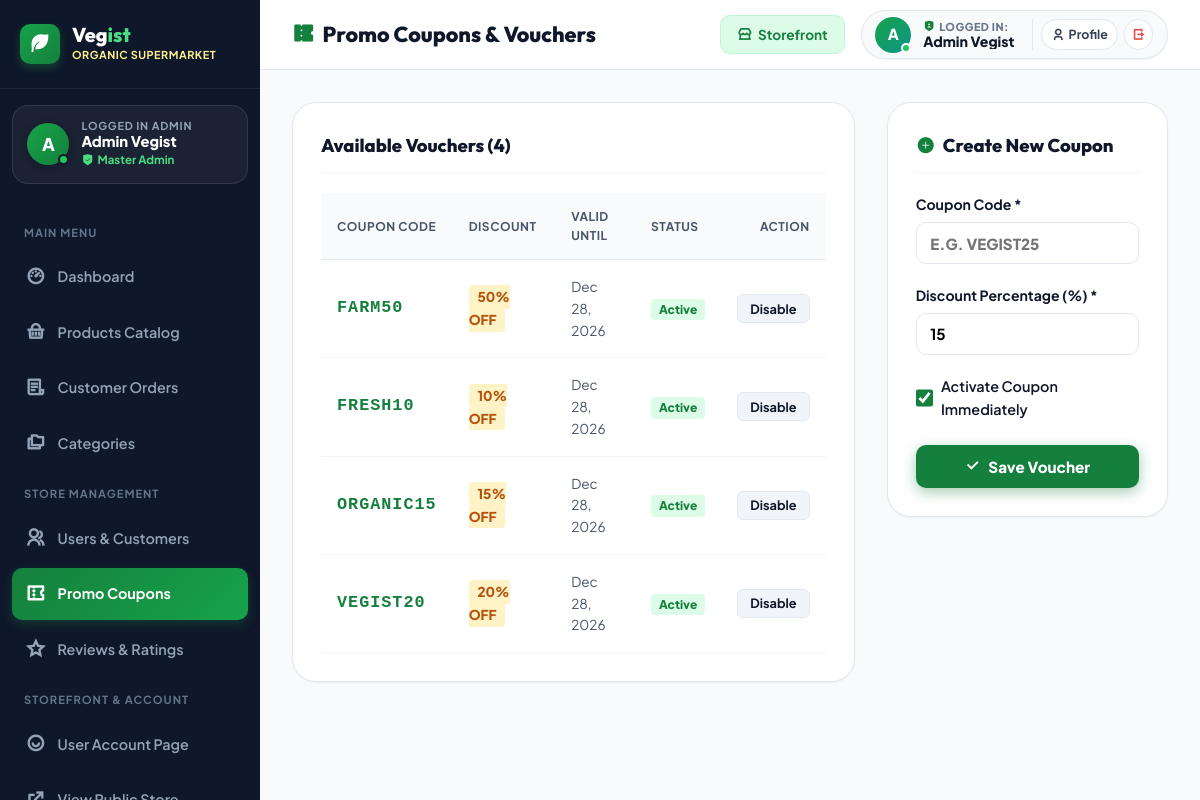
Page /dashboard/coupons/ (signed in) on the committed database.
### cart/models.py (models this page shows, shortened)
class Coupon(models.Model):
    code = models.CharField(max_length=50, unique=True)
    discount_percent = models.IntegerField(default=10, help_text="Percentage off, e.g. 20 for 20%")
    active = models.BooleanField(default=True)
    valid_from = models.DateTimeField(default=timezone.now)
    valid_to = models.DateTimeField(null=True, blank=True)

### dashboard/views.py (the view, shortened to what this page needs)
# urls.py: path('coupons/', views.coupons_list, name='coupons_list'),
@admin_required
def coupons_list(request):
    coupons = Coupon.objects.all().order_by('-id')
    return render(request, 'dashboard/coupons.html', {
        'active_menu': 'coupons',
        'coupons': coupons,
    })

### accounts/context_processors.py (called while the page is built)
def wishlist_context(request):
    wishlist_ids = []
    if request.user.is_authenticated:
        wishlist_ids = list(WishlistItem.objects.filter(user=request.user).values_list('product_id', flat=True))
    elif request.session.session_key:
        wishlist_ids = list(WishlistItem.objects.filter(session_key=request.session.session_key).values_list('product_id', flat=True))
    return {
        'wishlist_count': len(wishlist_ids),
        'wishlist_ids': wishlist_ids
    }

### cart/cart.py (called while the page is built, shortened)
    def __len__(self):
        return sum(item['quantity'] for item in self.cart.values())

    def get_subtotal_price(self):
        return sum(Decimal(item['price']) * item['quantity'] for item in self.cart.values())

    @property
    def coupon(self):
        return None

    def get_discount_amount(self):
        if self.coupon:
            return round((self.coupon.discount_percent / Decimal(100)) * self.get_subtotal_price(), 2)
        return Decimal('0.00')

    def get_shipping_price(self):
        subtotal = self.get_subtotal_price()
        if subtotal == Decimal('0.00'):
            return Decimal('0.00')
        if subtotal >= Decimal('499.00'):
            return Decimal('0.00')
        return Decimal('49.00')

    def get_free_shipping_remaining(self):
        subtotal = self.get_subtotal_price()
        threshold = Decimal('499.00')
        if subtotal >= threshold or subtotal == 0:
            return Decimal('0.00')
        return threshold - subtotal

    def get_free_shipping_progress(self):
        subtotal = self.get_subtotal_price()
        threshold = Decimal('499.00')
        if subtotal >= threshold:
            return 100
        return min(100, int((subtotal / threshold) * 100))

    def get_total_price(self):
        return max(Decimal('0.00'), self.get_subtotal_price() - self.get_discount_amount() + self.get_shipping_price())

### cart/context_processors.py (called while the page is built)
def cart_context(request):
    cart = Cart(request)
    return {
        'cart': cart,
        'cart_item_count': len(cart),
        'cart_subtotal': cart.get_subtotal_price(),
        'cart_total': cart.get_total_price(),
        'free_shipping_remaining': cart.get_free_shipping_remaining(),
        'free_shipping_progress': cart.get_free_shipping_progress(),
        'cart_coupon': cart.coupon,
        'cart_discount': cart.get_discount_amount(),
        'cart_shipping': cart.get_shipping_price(),
    }

### dashboard/views.py (called while the page is built)
def is_admin(user):
    return user.is_authenticated and (user.is_staff or user.is_superuser)

### templates/dashboard/coupons.html (shortened to what this page needs)
{% extends 'dashboard/base_dashboard.html' %}
{% block page_title %}<i class="ri-coupon-3-fill" style="color: var(--primary);"></i> Promo Coupons & Vouchers{% endblock %}
{% block content %}
<div style="display: grid; grid-template-columns: 2fr 1fr; gap: 2rem; align-items: start;">
  <div class="dash-card">
    <div class="dash-card-header">
      <div class="dash-card-title">
        <span>Available Vouchers ({{ coupons.count }})</span>
      </div>
    </div>
    <table class="dash-table">
      <thead>
        <tr>
          <th>Coupon Code</th>
          <th>Discount</th>
          <th>Valid Until</th>
          <th>Status</th>
          <th style="text-align: right;">Action</th>
        </tr>
      </thead>
      <tbody>
        {% for c in coupons %}
          <tr>
            <td>
              <div style="font-weight: 800; font-family: monospace; font-size: 1.05rem; color: var(--primary); letter-spacing: 1px;">
                {{ c.code }}
              </div>
            </td>
            <td>
              <span style="font-weight: 800; background: #fef3c7; color: #b45309; padding: 0.2rem 0.55rem; border-radius: 4px; font-size: 0.85rem;">
                {{ c.discount_percent }}% OFF
              </span>
            </td>
            <td style="color: var(--gray-600); font-size: 0.85rem;">
              {{ c.valid_to|date:"M d, Y" }}
            </td>
            <td>
              {% if c.active %}
                <span style="background: #dcfce7; color: #15803d; font-weight: 800; font-size: 0.75rem; padding: 0.2rem 0.5rem; border-radius: 4px;">
                  Active
                </span>
              {% else %}
                <span style="background: var(--gray-200); color: var(--gray-600); font-weight: 700; font-size: 0.75rem; padding: 0.2rem 0.5rem; border-radius: 4px;">
                  Disabled
                </span>
              {% endif %}
            </td>
            <td style="text-align: right;">
              <form action="{% url 'dashboard:coupon_toggle' c.id %}" method="POST" style="display: inline;">
                <button type="submit" class="btn" style="background: var(--gray-100); color: var(--dark); padding: 0.35rem 0.75rem; border-radius: 6px; font-size: 0.8rem; font-weight: 700; border: 1px solid var(--gray-200); cursor: pointer;">
                  {% if c.active %}Disable{% else %}Enable{% endif %}
                </button>
              </form>
            </td>
          </tr>
        {% endfor %}
      </tbody>
    </table>
  </div>
  <div class="dash-card">
    <div class="dash-card-header">
      <div class="dash-card-title">
        <i class="ri-add-circle-fill" style="color: var(--primary);"></i>
        <span>Create New Coupon</span>
      </div>
    </div>
    <form method="POST">
      <div style="margin-bottom: 1.25rem;">
        <label style="display: block; font-weight: 700; font-size: 0.88rem; margin-bottom: 0.4rem;">
          Coupon Code *
        </label>
        <input type="text" name="code" required placeholder="e.g. VEGIST25" style="width: 100%; padding: 0.65rem 0.85rem; border: 1px solid var(--gray-200); border-radius: var(--radius); font-size: 0.95rem; font-weight: 800; text-transform: uppercase;">
      </div>
      <div style="margin-bottom: 1.25rem;">
        <label style="display: block; font-weight: 700; font-size: 0.88rem; margin-bottom: 0.4rem;">
          Discount Percentage (%) *
        </label>
        <input type="number" name="discount_percent" min="1" max="100" value="15" required style="width: 100%; padding: 0.65rem 0.85rem; border: 1px solid var(--gray-200); border-radius: var(--radius); font-size: 0.95rem; font-weight: 700;">
      </div>
      <div style="margin-bottom: 1.5rem;">
        <label style="display: flex; align-items: center; gap: 0.5rem; cursor: pointer; font-size: 0.9rem; font-weight: 600;">
          <input type="checkbox" name="active" checked style="width: 18px; height: 18px; accent-color: var(--primary);">
          <span>Activate Coupon Immediately</span>
        </label>
      </div>
      <button type="submit" class="btn btn-primary" style="width: 100%; padding: 0.75rem; font-weight: 800; border-radius: var(--radius);">
        <i class="ri-check-line"></i> Save Voucher
      </button>
    </form>
  </div>
</div>
{% endblock %}

### templates/dashboard/base_dashboard.html (shortened to what this page needs)
{% load static %}
<!DOCTYPE html>
<html lang="en">
<head>
  <link href="https://cdn.jsdelivr.net/npm/remixicon@4.2.0/fonts/remixicon.css" rel="stylesheet">
  <link rel="stylesheet" href="{% static 'css/vegist.css' %}">
</head>
<body>
  <aside class="dash-sidebar" id="dashSidebar">
    <a href="{% url 'dashboard:home' %}" class="dash-brand">
      <div class="dash-brand-icon">
        <i class="ri-leaf-fill"></i>
      </div>
      <div>
        <div class="dash-brand-title">Veg<span>ist</span></div>
        <div class="dash-brand-badge">Organic Supermarket</div>
      </div>
    </a>
    <div class="dash-user-card">
      <div class="dash-user-avatar">
        {% if request.user.first_name %}
          {{ request.user.first_name|make_list|first|upper }}
        {% else %}
          {{ request.user.username|make_list|first|upper }}
        {% endif %}
        <span class="user-online-dot" title="Authenticated & Active"></span>
      </div>
      <div class="dash-user-details">
        <div class="dash-user-greeting">Logged In Admin</div>
        <div class="dash-user-name" title="{% if request.user.get_full_name %}{{ request.user.get_full_name }}{% elif request.user.first_name %}{{ request.user.first_name }}{% elif request.user.username|length > 2 %}{{ request.user.username|capfirst }}{% else %}{{ request.user.email }}{% endif %}">
          {% if request.user.get_full_name %}
            {{ request.user.get_full_name }}
          {% elif request.user.first_name %}
            {{ request.user.first_name }}
          {% elif request.user.username|length > 2 %}
            {{ request.user.username|capfirst }}
          {% elif request.user.email %}
            {{ request.user.email }}
          {% else %}
            Admin User
          {% endif %}
        </div>
        <div class="dash-user-role">
          <i class="ri-shield-check-fill"></i>
          {% if request.user.is_superuser %}Master Admin{% elif request.user.is_staff %}Store Staff{% else %}User{% endif %}
        </div>
      </div>
    </div>
    <div class="dash-nav">
      <div class="dash-nav-header">Main Menu</div>
      <a href="{% url 'dashboard:home' %}" class="dash-nav-link {% if active_menu == 'dashboard' %}active{% endif %}">
        <i class="ri-dashboard-3-line"></i>
        <span>Dashboard</span>
      </a>
      <a href="{% url 'dashboard:products_list' %}" class="dash-nav-link {% if active_menu == 'products' %}active{% endif %}">
        <i class="ri-shopping-basket-line"></i>
        <span>Products Catalog</span>
      </a>
      <a href="{% url 'dashboard:orders_list' %}" class="dash-nav-link {% if active_menu == 'orders' %}active{% endif %}">
        <i class="ri-file-list-3-line"></i>
        <span>Customer Orders</span>
      </a>
      <a href="{% url 'dashboard:categories_list' %}" class="dash-nav-link {% if active_menu == 'categories' %}active{% endif %}">
        <i class="ri-folders-line"></i>
        <span>Categories</span>
      </a>
      <div class="dash-nav-header">Store Management</div>
      <a href="{% url 'dashboard:customers_list' %}" class="dash-nav-link {% if active_menu == 'customers' %}active{% endif %}">
        <i class="ri-group-line"></i>
        <span>Users & Customers</span>
      </a>
      <a href="{% url 'dashboard:coupons_list' %}" class="dash-nav-link {% if active_menu == 'coupons' %}active{% endif %}">
        <i class="ri-coupon-3-line"></i>
        <span>Promo Coupons</span>
      </a>
      <a href="{% url 'dashboard:reviews_list' %}" class="dash-nav-link {% if active_menu == 'reviews' %}active{% endif %}">
        <i class="ri-star-line"></i>
        <span>Reviews & Ratings</span>
      </a>
      <div class="dash-nav-header">Storefront & Account</div>
      <a href="{% url 'accounts:profile' %}" class="dash-nav-link">
        <i class="ri-user-smile-line"></i>
        <span>User Account Page</span>
      </a>
      <a href="{% url 'store:home' %}" target="_blank" class="dash-nav-link">
        <i class="ri-external-link-line"></i>
        <span>View Public Store</span>
      </a>
    </div>
  </aside>
  <div class="dash-wrapper">
    <header class="dash-header">
      <div style="display: flex; align-items: center; gap: 1rem;">
        <h1 class="dash-header-title">
          {% block page_title %}<i class="ri-dashboard-3-fill" style="color: var(--primary);"></i> Vegist Store Overview{% endblock %}
        </h1>
      </div>
      <div class="dash-header-actions">
        <a href="{% url 'store:home' %}" class="btn-storefront" target="_blank" title="View live storefront">
          <i class="ri-store-2-line"></i> Storefront
        </a>
        <div class="dash-header-user">
          <div class="admin-avatar">
            {% if request.user.first_name %}
              {{ request.user.first_name|make_list|first|upper }}
            {% else %}
              {{ request.user.username|make_list|first|upper }}
            {% endif %}
            <span class="user-online-dot"></span>
          </div>
          <div class="dash-header-user-info">
            <div class="dash-header-user-label">
              <i class="ri-shield-user-fill" style="color: var(--primary);"></i>
              <span>Logged In:</span>
            </div>
            <div class="dash-header-user-name" title="{% if request.user.get_full_name %}{{ request.user.get_full_name }}{% elif request.user.first_name %}{{ request.user.first_name }}{% elif request.user.username|length > 2 %}{{ request.user.username|capfirst }}{% else %}{{ request.user.email }}{% endif %}">
              {% if request.user.get_full_name %}
                {{ request.user.get_full_name }}
              {% elif request.user.first_name %}
                {{ request.user.first_name }}
              {% elif request.user.username|length > 2 %}
                {{ request.user.username|capfirst }}
              {% elif request.user.email %}
                {{ request.user.email }}
              {% else %}
                Admin User
              {% endif %}
            </div>
          </div>
          <div class="dash-header-user-actions">
            <a href="{% url 'accounts:profile' %}" class="dash-user-action-btn" title="View & Edit User Account Profile">
              <i class="ri-user-3-line"></i> Profile
            </a>
            <a href="{% url 'accounts:logout' %}" class="dash-user-action-btn logout" title="Sign Out of Admin Dashboard">
              <i class="ri-logout-box-r-line"></i>
            </a>
          </div>
        </div>
      </div>
    </header>
    <main class="dash-main">
      {% block content %}{% endblock %}
    </main>
  </div>
</body>
</html>

### static/css/vegist.css (style rules this page uses)
:root { --primary: #15803d; --primary-hover: #166534; --primary-light: #dcfce7; --primary-subtle: #f0fdf4; --accent: #f59e0b; --accent-hover: #d97706; --accent-light: #fef3c7; --secondary: #22c55e; --danger: #ef4444; --danger-light: #fee2e2; --dark: #0f172a; --gray-900: #1e293b; --gray-700: #334155; --gray-600: #475569; --gray-500: #64748b; --gray-400: #94a3b8; --gray-300: #cbd5e1; --gray-200: #e2e8f0; --gray-100: #f1f5f9; --gray-50: #f8fafc; --white: #ffffff; --font-heading: 'Outfit', -apple-system, BlinkMacSystemFont, 'Segoe UI', Roboto, sans-serif; --font-body: 'Plus Jakarta Sans', -apple-system, BlinkMacSystemFont, 'Segoe UI', Roboto, sans-serif; --shadow-sm: 0 1px 2px 0 rgba(0, 0, 0, 0.05); --shadow: 0 4px 6px -1px rgba(0, 0, 0, 0.08), 0 2px 4px -2px rgba(0, 0, 0, 0.04); --shadow-md: 0 10px 15px -3px rgba(0, 0, 0, 0.08), 0 4px 6px -4px rgba(0, 0, 0, 0.04); --shadow-lg: 0 20px 25px -5px rgba(0, 0, 0, 0.1), 0 8px 10px -6px rgba(0, 0, 0, 0.04); --shadow-hover: 0 20px 30px -10px rgba(21, 128, 61, 0.18); --radius-sm: 6px; --radius: 10px; --radius-lg: 16px; --radius-xl: 24px; --radius-full: 9999px; --transition: all 0.25s cubic-bezier(0.4, 0, 0.2, 1); --transition-slow: all 0.4s cubic-bezier(0.4, 0, 0.2, 1); }
*, *::before, *::after { box-sizing: border-box; margin: 0; padding: 0; }
html { scroll-behavior: smooth; font-size: 16px; }
body { font-family: var(--font-body); color: var(--gray-700); background-color: #fafbfc; line-height: 1.6; -webkit-font-smoothing: antialiased; }
h1, h2, h3, h4, h5, h6 { font-family: var(--font-heading); color: var(--dark); font-weight: 700; line-height: 1.25; }
a { color: inherit; text-decoration: none; transition: var(--transition); }
button, input, select, textarea { font-family: inherit; font-size: inherit; }
.btn { display: inline-flex; align-items: center; justify-content: center; gap: 0.5rem; padding: 0.8rem 1.75rem; font-weight: 700; font-size: 0.95rem; border-radius: var(--radius-full); cursor: pointer; border: none; transition: var(--transition); text-align: center; }
.btn-primary { background-color: var(--primary); color: var(--white); box-shadow: 0 4px 14px rgba(21, 128, 61, 0.4); }

### rows in the picture
Coupon: code "FARM50", discount_percent "50", valid_to "Dec 28, 2026", active "Active"
Coupon: code "FRESH10", discount_percent "10", valid_to "Dec 28, 2026", active "Active"
Coupon: code "ORGANIC15", discount_percent "15", valid_to "Dec 28, 2026", active "Active"
Coupon: code "VEGIST20", discount_percent "20", valid_to "Dec 28, 2026", active "Active"

### other values in the picture
{{ request.user.first_name|make_list|first|upper }} "A"
{{ request.user.get_full_name }} "Admin Vegist"
{{ coupons.count }} "4"
